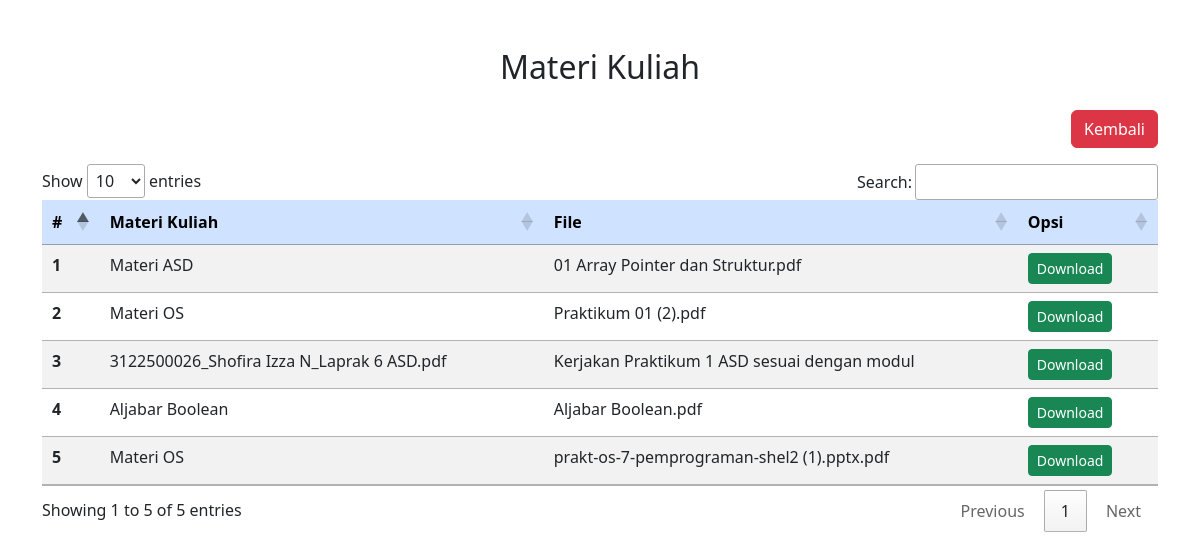
Screenshot of /Project_WPW/mahasiswa/materiku.php (signed in) with the database file from the repository.
### tables this page shows
CREATE TABLE `upload` (
  `id_file` int(11) NOT NULL,
  `matkul` varchar(255) NOT NULL,
  `materi` varchar(255) NOT NULL,
  `file` varchar(255) NOT NULL
);

### Project_WPW/koneksi.php (called while the page is built)
<?php
$conn = mysqli_connect ("localhost", "root", "", "akademik");
function query($query) {
    global $conn;
    $result = mysqli_query ($conn, $query);
    $rows = [];
    while ($row = mysqli_fetch_assoc($result)) {
        $rows[] = $row;
    }
    return $rows;
}
?>

### Project_WPW/mahasiswa/materiku.php (the view, shortened to what this page needs)
<?php
include '../koneksi.php';
$data = query("SELECT * FROM upload");
?>
<!DOCTYPE html>
<html lang="en">
<head>
    <link href="https://cdn.jsdelivr.net/npm/bootstrap@5.2.3/dist/css/bootstrap.min.css" rel="stylesheet">
    <link rel="stylesheet" href="//cdn.datatables.net/1.13.4/css/jquery.dataTables.min.css">
</head>
<body>
    <div class="container">
        <h2 class="text-center mt-5 mb-4">Materi Kuliah</h2>
        <div class="d-grid gap-2 d-md-flex justify-content-md-end">
            <a href="dashboard_mahasiswa.php" class="btn btn-danger mb-3">Kembali</a>
        </div>
        <div class="table-responsive">
            <table class="table table-striped">
                <thead class="table-primary">
                    <tr>
                        <th scope="col">#</th>
                        <th scope="col">Materi Kuliah</th>
                        <th scope="col">File</th>
                        <th scope="col">Opsi</th>
                    </tr>
                </thead>
                <tbody>
                    <?php
                    $nomer = 1;
                    foreach ($data as $row) {
                    ?>
                    <tr>
                        <th scope="row"><?php echo $nomer; ?></th>
                        <td><?php echo $row['materi']; ?></td>
                        <td><?php echo $row['file']; ?></td>
                        <td>
                            <a href="download_materi.php?filename=<?php echo $row['file']; ?>" class="btn btn-success btn-sm me-2">Download</a>
                        </td>
                    </tr>
                    <?php
                    $nomer++;
                    }
                    ?>
                </tbody>
            </table>
        </div>
    </div>
</body>
</html>

### rows the page displays
upload: materi "Materi ASD", file "01 Array Pointer dan Struktur.pdf"
upload: materi "Materi OS", file "Praktikum 01 (2).pdf"
upload: materi "3122500026_Shofira Izza N_Laprak 6 ASD.pdf", file "Kerjakan Praktikum 1 ASD sesuai dengan modul"
upload: materi "Aljabar Boolean", file "Aljabar Boolean.pdf"
upload: materi "Materi OS", file "prakt-os-7-pemprograman-shel2 (1).pptx.pdf"
